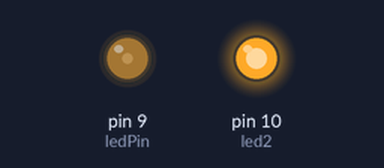
A sketch run on a simulated Arduino Uno, built with avr-gcc and run on an emulated ATmega328P. Shown: output pins drawn as LEDs (lit = HIGH).

Above: at 0.1 s.
Timing chart, 0 to 1.6 s (numbered marks = the images above):
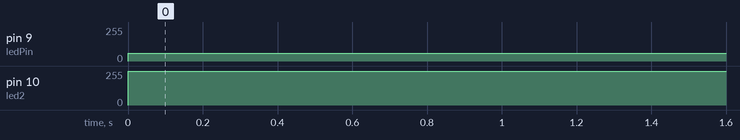

The sketch:

Fading2LED.ino
```cpp
int ledPin = 9, led2= 10;    // LED connected to digital pin 9

void setup() {
  // nothing happens in setup
}

void loop() {
 analogWrite(ledPin , 60);
 analogWrite(led2 , 254);

 delay(1000);
}
```

Measured:
- by itself, pin 9 (ledPin): 0/255 → 60/255 at 0.00 s
- by itself, pin 10 (led2): 0/255 → 254/255 at 0.00 s
